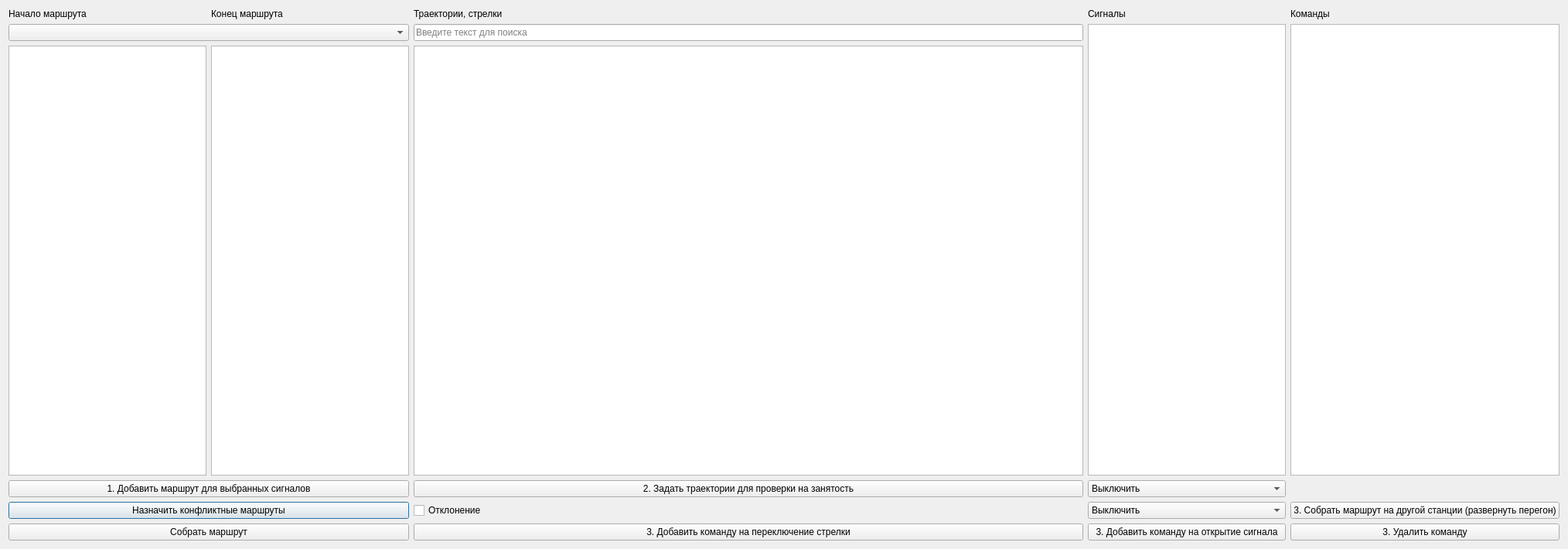
<?xml version="1.0" encoding="UTF-8"?>
<ui version="4.0">
 <class>InterlockDialog</class>
 <widget class="QDialog" name="InterlockDialog">
  <property name="geometry">
   <rect>
    <x>0</x>
    <y>0</y>
    <width>2028</width>
    <height>710</height>
   </rect>
  </property>
  <property name="windowTitle">
   <string>Dialog</string>
  </property>
  <layout class="QVBoxLayout" name="verticalLayout">
   <item>
    <layout class="QGridLayout" name="gridLayout">
     <item row="4" column="0" colspan="2">
      <widget class="QPushButton" name="mapConflicts">
       <property name="text">
        <string>Назначить конфликтные маршруты</string>
       </property>
      </widget>
     </item>
     <item row="3" column="3">
      <widget class="QComboBox" name="onHintCombo">
       <property name="sizePolicy">
        <sizepolicy hsizetype="Minimum" vsizetype="Fixed">
         <horstretch>0</horstretch>
         <verstretch>0</verstretch>
        </sizepolicy>
       </property>
       <item>
        <property name="text">
         <string>Выключить</string>
        </property>
       </item>
       <item>
        <property name="text">
         <string>Закрыть (V0)</string>
        </property>
       </item>
       <item>
        <property name="text">
         <string>Автоблокировка, без ограничений (Vy)</string>
        </property>
       </item>
       <item>
        <property name="text">
         <string>Желтый (служебн.)</string>
        </property>
       </item>
       <item>
        <property name="text">
         <string>Автоблокировка, ограничение  (V1)</string>
        </property>
       </item>
       <item>
        <property name="text">
         <string>Автоблокировка, ограничение (V2)</string>
        </property>
       </item>
       <item>
        <property name="text">
         <string>3 желтых</string>
        </property>
       </item>
       <item>
        <property name="text">
         <string>Разрешить маневры</string>
        </property>
       </item>
       <item>
        <property name="text">
         <string>Разрешить меневры на св. путь.</string>
        </property>
       </item>
       <item>
        <property name="text">
         <string>Пригласительный</string>
        </property>
       </item>
       <item>
        <property name="text">
         <string>Запретить маневры</string>
        </property>
       </item>
      </widget>
     </item>
     <item row="3" column="0" colspan="2">
      <widget class="QPushButton" name="addRouteButt">
       <property name="text">
        <string>1. Добавить маршрут для выбранных сигналов</string>
       </property>
      </widget>
     </item>
     <item row="0" column="1">
      <widget class="QLabel" name="label_3">
       <property name="sizePolicy">
        <sizepolicy hsizetype="Minimum" vsizetype="Preferred">
         <horstretch>0</horstretch>
         <verstretch>0</verstretch>
        </sizepolicy>
       </property>
       <property name="text">
        <string>Конец маршрута</string>
       </property>
      </widget>
     </item>
     <item row="0" column="2">
      <widget class="QLabel" name="label">
       <property name="sizePolicy">
        <sizepolicy hsizetype="Expanding" vsizetype="Preferred">
         <horstretch>0</horstretch>
         <verstretch>0</verstretch>
        </sizepolicy>
       </property>
       <property name="text">
        <string>Траектории, стрелки</string>
       </property>
      </widget>
     </item>
     <item row="1" column="2">
      <widget class="QLineEdit" name="searchLine">
       <property name="placeholderText">
        <string>Введите текст для поиска</string>
       </property>
      </widget>
     </item>
     <item row="1" column="4" rowspan="2">
      <widget class="QListView" name="cmdList"/>
     </item>
     <item row="2" column="1">
      <widget class="QListView" name="endList">
       <property name="sizePolicy">
        <sizepolicy hsizetype="Minimum" vsizetype="Expanding">
         <horstretch>0</horstretch>
         <verstretch>0</verstretch>
        </sizepolicy>
       </property>
      </widget>
     </item>
     <item row="0" column="4">
      <widget class="QLabel" name="label_4">
       <property name="sizePolicy">
        <sizepolicy hsizetype="Minimum" vsizetype="Preferred">
         <horstretch>0</horstretch>
         <verstretch>0</verstretch>
        </sizepolicy>
       </property>
       <property name="text">
        <string>Команды</string>
       </property>
      </widget>
     </item>
     <item row="1" column="0" colspan="2">
      <widget class="QComboBox" name="stationBox"/>
     </item>
     <item row="3" column="2">
      <widget class="QPushButton" name="addTrajsButt">
       <property name="text">
        <string>2. Задать траектории для проверки на занятость</string>
       </property>
      </widget>
     </item>
     <item row="5" column="2">
      <widget class="QPushButton" name="addJButt">
       <property name="sizePolicy">
        <sizepolicy hsizetype="Expanding" vsizetype="Fixed">
         <horstretch>1</horstretch>
         <verstretch>0</verstretch>
        </sizepolicy>
       </property>
       <property name="text">
        <string>3. Добавить команду на переключение стрелки</string>
       </property>
      </widget>
     </item>
     <item row="2" column="0">
      <widget class="QListView" name="beginList">
       <property name="sizePolicy">
        <sizepolicy hsizetype="Minimum" vsizetype="Expanding">
         <horstretch>0</horstretch>
         <verstretch>0</verstretch>
        </sizepolicy>
       </property>
      </widget>
     </item>
     <item row="5" column="0" colspan="2">
      <widget class="QPushButton" name="assembleButt">
       <property name="sizePolicy">
        <sizepolicy hsizetype="Minimum" vsizetype="Fixed">
         <horstretch>0</horstretch>
         <verstretch>0</verstretch>
        </sizepolicy>
       </property>
       <property name="text">
        <string>Собрать маршрут</string>
       </property>
      </widget>
     </item>
     <item row="4" column="2">
      <widget class="QCheckBox" name="sideBox">
       <property name="sizePolicy">
        <sizepolicy hsizetype="Expanding" vsizetype="Fixed">
         <horstretch>0</horstretch>
         <verstretch>0</verstretch>
        </sizepolicy>
       </property>
       <property name="text">
        <string>Отклонение</string>
       </property>
      </widget>
     </item>
     <item row="1" column="3" rowspan="2">
      <widget class="QListView" name="sigView"/>
     </item>
     <item row="5" column="4">
      <widget class="QPushButton" name="removeCmdButt">
       <property name="text">
        <string>3. Удалить команду</string>
       </property>
      </widget>
     </item>
     <item row="4" column="4">
      <widget class="QPushButton" name="addRouteCmdButt">
       <property name="text">
        <string>3. Собрать маршрут на другой станции (развернуть перегон)</string>
       </property>
      </widget>
     </item>
     <item row="0" column="0">
      <widget class="QLabel" name="label_2">
       <property name="sizePolicy">
        <sizepolicy hsizetype="Minimum" vsizetype="Preferred">
         <horstretch>0</horstretch>
         <verstretch>0</verstretch>
        </sizepolicy>
       </property>
       <property name="text">
        <string>Начало маршрута</string>
       </property>
      </widget>
     </item>
     <item row="0" column="3">
      <widget class="QLabel" name="label_5">
       <property name="sizePolicy">
        <sizepolicy hsizetype="Minimum" vsizetype="Preferred">
         <horstretch>0</horstretch>
         <verstretch>0</verstretch>
        </sizepolicy>
       </property>
       <property name="text">
        <string>Сигналы</string>
       </property>
      </widget>
     </item>
     <item row="5" column="3">
      <widget class="QPushButton" name="addSigButt">
       <property name="sizePolicy">
        <sizepolicy hsizetype="Minimum" vsizetype="Fixed">
         <horstretch>0</horstretch>
         <verstretch>0</verstretch>
        </sizepolicy>
       </property>
       <property name="text">
        <string>3. Добавить команду на открытие сигнала</string>
       </property>
      </widget>
     </item>
     <item row="2" column="2">
      <widget class="QTreeView" name="trackView"/>
     </item>
     <item row="4" column="3">
      <widget class="QComboBox" name="offHintCombo">
       <property name="sizePolicy">
        <sizepolicy hsizetype="Minimum" vsizetype="Fixed">
         <horstretch>0</horstretch>
         <verstretch>0</verstretch>
        </sizepolicy>
       </property>
       <item>
        <property name="text">
         <string>Выключить</string>
        </property>
       </item>
       <item>
        <property name="text">
         <string>Закрыть (V0)</string>
        </property>
       </item>
       <item>
        <property name="text">
         <string>Автоблокировка, без ограничений (Vy)</string>
        </property>
       </item>
       <item>
        <property name="text">
         <string>Желтый (служебн.)</string>
        </property>
       </item>
       <item>
        <property name="text">
         <string>Автоблокировка, ограничение  (V1)</string>
        </property>
       </item>
       <item>
        <property name="text">
         <string>Автоблокировка, ограничение (V2)</string>
        </property>
       </item>
       <item>
        <property name="text">
         <string>3 желтых</string>
        </property>
       </item>
       <item>
        <property name="text">
         <string>Разрешить маневры</string>
        </property>
       </item>
       <item>
        <property name="text">
         <string>Разрешить меневры на св. путь.</string>
        </property>
       </item>
       <item>
        <property name="text">
         <string>Пригласительный</string>
        </property>
       </item>
       <item>
        <property name="text">
         <string>Запретить маневры</string>
        </property>
       </item>
      </widget>
     </item>
    </layout>
   </item>
  </layout>
 </widget>
 <resources/>
 <connections/>
</ui>
